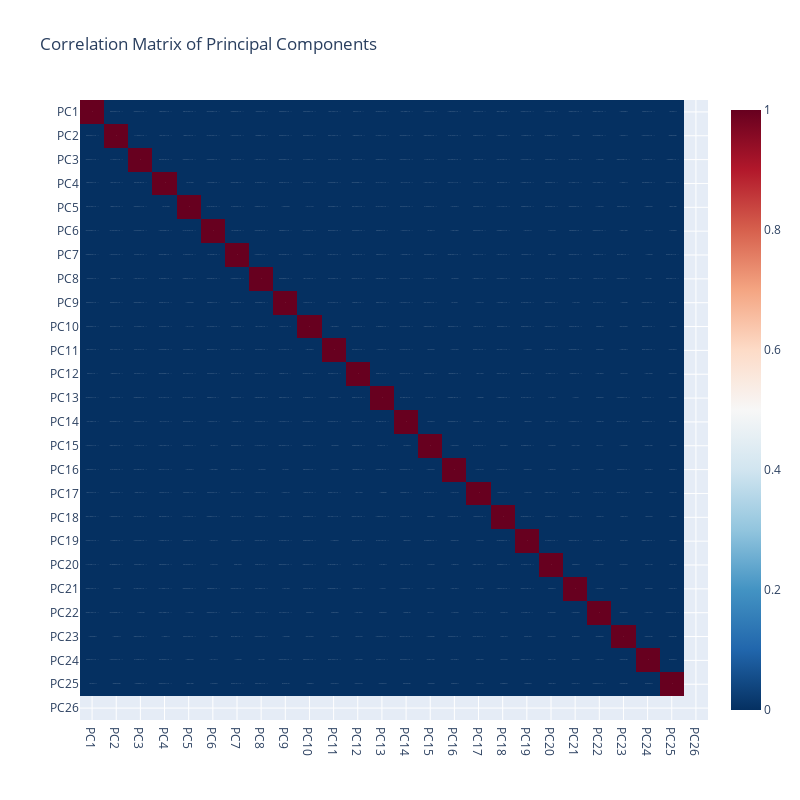

Source (notebook cell):
### Code cell
corr_PC = scores_df.corr()

fig_corr_PC = px.imshow(
    corr_PC,
    text_auto=True,
    color_continuous_scale="RdBu_r",
    aspect="auto",
    title="Correlation Matrix of Principal Components"
)
fig_corr_PC.update_layout(
    width=800,
    height=800,
)
fig_corr_PC.show()

### Figure 1 — Plotly figure (JSON) as saved in the notebook; plotly's stock layout.template omitted (floating-point values rounded to 4 significant figures; data arrays with more than 128 entries replaced by an {"elided": "..."} marker saying what was removed)
{"data": [{"coloraxis": "coloraxis", "hovertemplate": "x: %{x}<br>y: %{y}<br>color: %{z}<extra></extra>", "name": "0", "texttemplate": "%{z}", "type": "heatmap", "x": ["PC1", "PC2", "PC3", "PC4", "PC5", "PC6", "PC7", "PC8", "PC9", "PC10", "PC11", "PC12", "PC13", "PC14", "PC15", "PC16", "PC17", "PC18", "PC19", "PC20", "PC21", "PC22", "PC23", "PC24", "PC25", "PC26"], "xaxis": "x", "y": ["PC1", "PC2", "PC3", "PC4", "PC5", "PC6", "PC7", "PC8", "PC9", "PC10", "PC11", "PC12", "PC13", "PC14", "PC15", "PC16", "PC17", "PC18", "PC19", "PC20", "PC21", "PC22", "PC23", "PC24", "PC25", "PC26"], "yaxis": "y", "z": {"elided": "26x26 float values"}}], "layout": {"coloraxis": {"colorscale": [[0, "rgb(5,48,97)"], [0.1, "rgb(33,102,172)"], [0.2, "rgb(67,147,195)"], [0.3, "rgb(146,197,222)"], [0.4, "rgb(209,229,240)"], [0.5, "rgb(247,247,247)"], [0.6, "rgb(253,219,199)"], [0.7, "rgb(244,165,130)"], [0.8, "rgb(214,96,77)"], [0.9, "rgb(178,24,43)"], [1, "rgb(103,0,31)"]]}, "height": 800, "title": {"text": "Correlation Matrix of Principal Components"}, "width": 800, "xaxis": {"anchor": "y", "domain": [0, 1]}, "yaxis": {"anchor": "x", "autorange": "reversed", "domain": [0, 1]}}}
